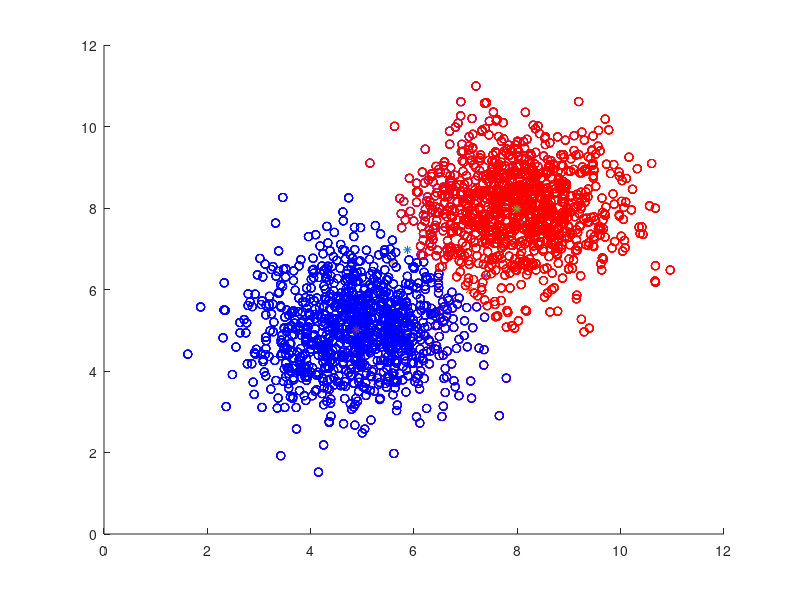

The MATLAB script that drew this image:
clc
clear all
x1 = 5;
y1 = 5;

x2 = 8;
y2 = 8;

for i=1:1000
    
    Data1_org(:,i) = [x1+random('Normal',0,1);y1+random('Normal',0,1)];
    Data2_org(:,i) = [x2+random('Normal',0,1);y2+random('Normal',0,1)];
    
end
Data = [Data1_org,Data2_org];
mean1 = [4;5];
mean2 = [5;4];
MEAN_REC1 = mean1;
MEAN_REC2 = mean2;
run = 5;
for j =1:run
    a=1;
b=1;
    for i =1:2000
        dist1 = norm(Data(:,i)-mean1);
        dist2 = norm(Data(:,i)-mean2);
        if dist1 < dist2
            Data1(:,a) = Data(:,i);
            a = a+1;
        end
        if dist1 > dist2
            Data2(:,b) = Data(:,i);
            b=b+1;
        end
    end
    mean1 = [mean(Data1(1,:));mean(Data1(2,:))];
    mean2 = [mean(Data2(1,:));mean(Data2(2,:))];
    MEAN_REC1 = [MEAN_REC1,mean1];
    MEAN_REC2 = [MEAN_REC2,mean2];
    clear Data a b
    Data = [Data1,Data2];
    figure(1)
    pause(1)
    scatter(Data1(1,:),Data1(2,:),'b');
    hold on;
    scatter(Data2(1,:),Data2(2,:),'r');
    hold on
    plot(mean1(1,1),mean1(2,1),'*')
    hold on
    plot(mean2(1,1),mean2(2,1),'*')
    pause(1)
    if j <= run-1
    clear Data1 Data2
    end
    
end
figure(1)
scatter(Data1(1,:),Data1(2,:),'b');
hold on;
scatter(Data2(1,:),Data2(2,:),'r');
hold on
plot(mean1(1,1),mean1(2,1),'*')
hold on
plot(mean2(1,1),mean2(2,1),'*')
